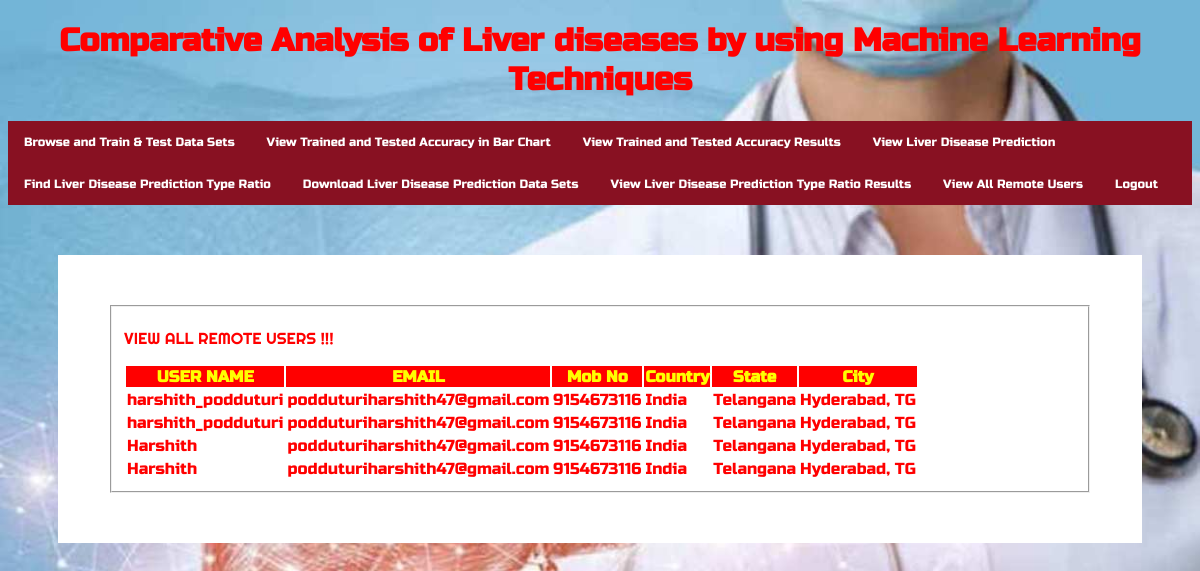
The page /View_Remote_Users/ on the database its author committed.
### Remote_User/models.py (models this page shows)
class ClientRegister_Model(models.Model):
    username = models.CharField(max_length=30)
    email = models.EmailField(max_length=30)
    password = models.CharField(max_length=10)
    phoneno = models.CharField(max_length=10)
    country = models.CharField(max_length=30)
    state = models.CharField(max_length=30)
    city = models.CharField(max_length=30)

### Service_Provider/views.py (the view)
# urls.py: path('View_Remote_Users/', serviceprovider.View_Remote_Users, name="View_Remote_Users"),
def View_Remote_Users(request):
    obj = ClientRegister_Model.objects.all()
    return render(request, 'SProvider/View_Remote_Users.html', {'objects': obj})

### Template/htmls/SProvider/View_Remote_Users.html (shortened to what this page needs)
{% extends 'SProvider/design1.html' %}
{% block researchblock %}
	<body>
	<div class="container-fluid">
		<div class="container">
			<div class="row">
				<div class="col-md-5">
 					<form role="form" method="POST" >
						<fieldset>
							<p class="text-uppercase pull-center style1">VIEW ALL REMOTE USERS !!! </p>
                            <div class="viewclients">
							  <table>
								<tr>
									<th bgcolor="#FF0000" style="color:yellow">USER NAME</th>
									<th bgcolor="#FF0000" style="color:yellow">EMAIL</th>
									<th bgcolor="#FF0000" style="color:yellow">Mob No</th>
									<th bgcolor="#FF0000" style="color:yellow">Country</th>
									<th bgcolor="#FF0000" style="color:yellow">State</th>
									<th bgcolor="#FF0000" style="color:yellow">City</th>
								</tr>
								<tr>
								{% for o in objects %}
									<td bgcolor="#FFFFFF" style="color:white"><span class="style1">{{o.username}}</span></td>
									<td bgcolor="#FFFFFF" style="color:white"><span class="style1">{{o.email}}</span></td>
									<td bgcolor="#FFFFFF" style="color:white"><span class="style1">{{o.phoneno}}</span></td>
									<td bgcolor="#FFFFFF" style="color:white"><span class="style1">{{o.country}}</span></td>
									<td bgcolor="#FFFFFF" style="color:white"><span class="style1">{{o.state}}</span></td>
									<td bgcolor="#FFFFFF" style="color:white"><span class="style1">{{o.city}}</span></td>
								</tr>
								{% endfor %}
							</table>
						</div>
					  </fieldset>
					</form>
				</div>
            </div>
        </div>
    </div>
{% endblock %}

### Template/htmls/SProvider/View_Remote_Users.html (style rules this page uses)
body { background-color:#000000; }
.container-fluid { padding:50px; }
.container { background-color:white;padding:50px; }
.text-uppercase { font-family: 'Righteous', cursive; }
.style1 { color: #FF0000 }

### rows shown on the page
ClientRegister_Model: username "harshith_podduturi", email "podduturiharshith47@gmail.com", phoneno "9154673116", country "India", state "Telangana", city "Hyderabad, TG"
ClientRegister_Model: username "harshith_podduturi", email "podduturiharshith47@gmail.com", phoneno "9154673116", country "India", state "Telangana", city "Hyderabad, TG"
ClientRegister_Model: username "Harshith", email "podduturiharshith47@gmail.com", phoneno "9154673116", country "India", state "Telangana", city "Hyderabad, TG"
ClientRegister_Model: username "Harshith", email "podduturiharshith47@gmail.com", phoneno "9154673116", country "India", state "Telangana", city "Hyderabad, TG"
